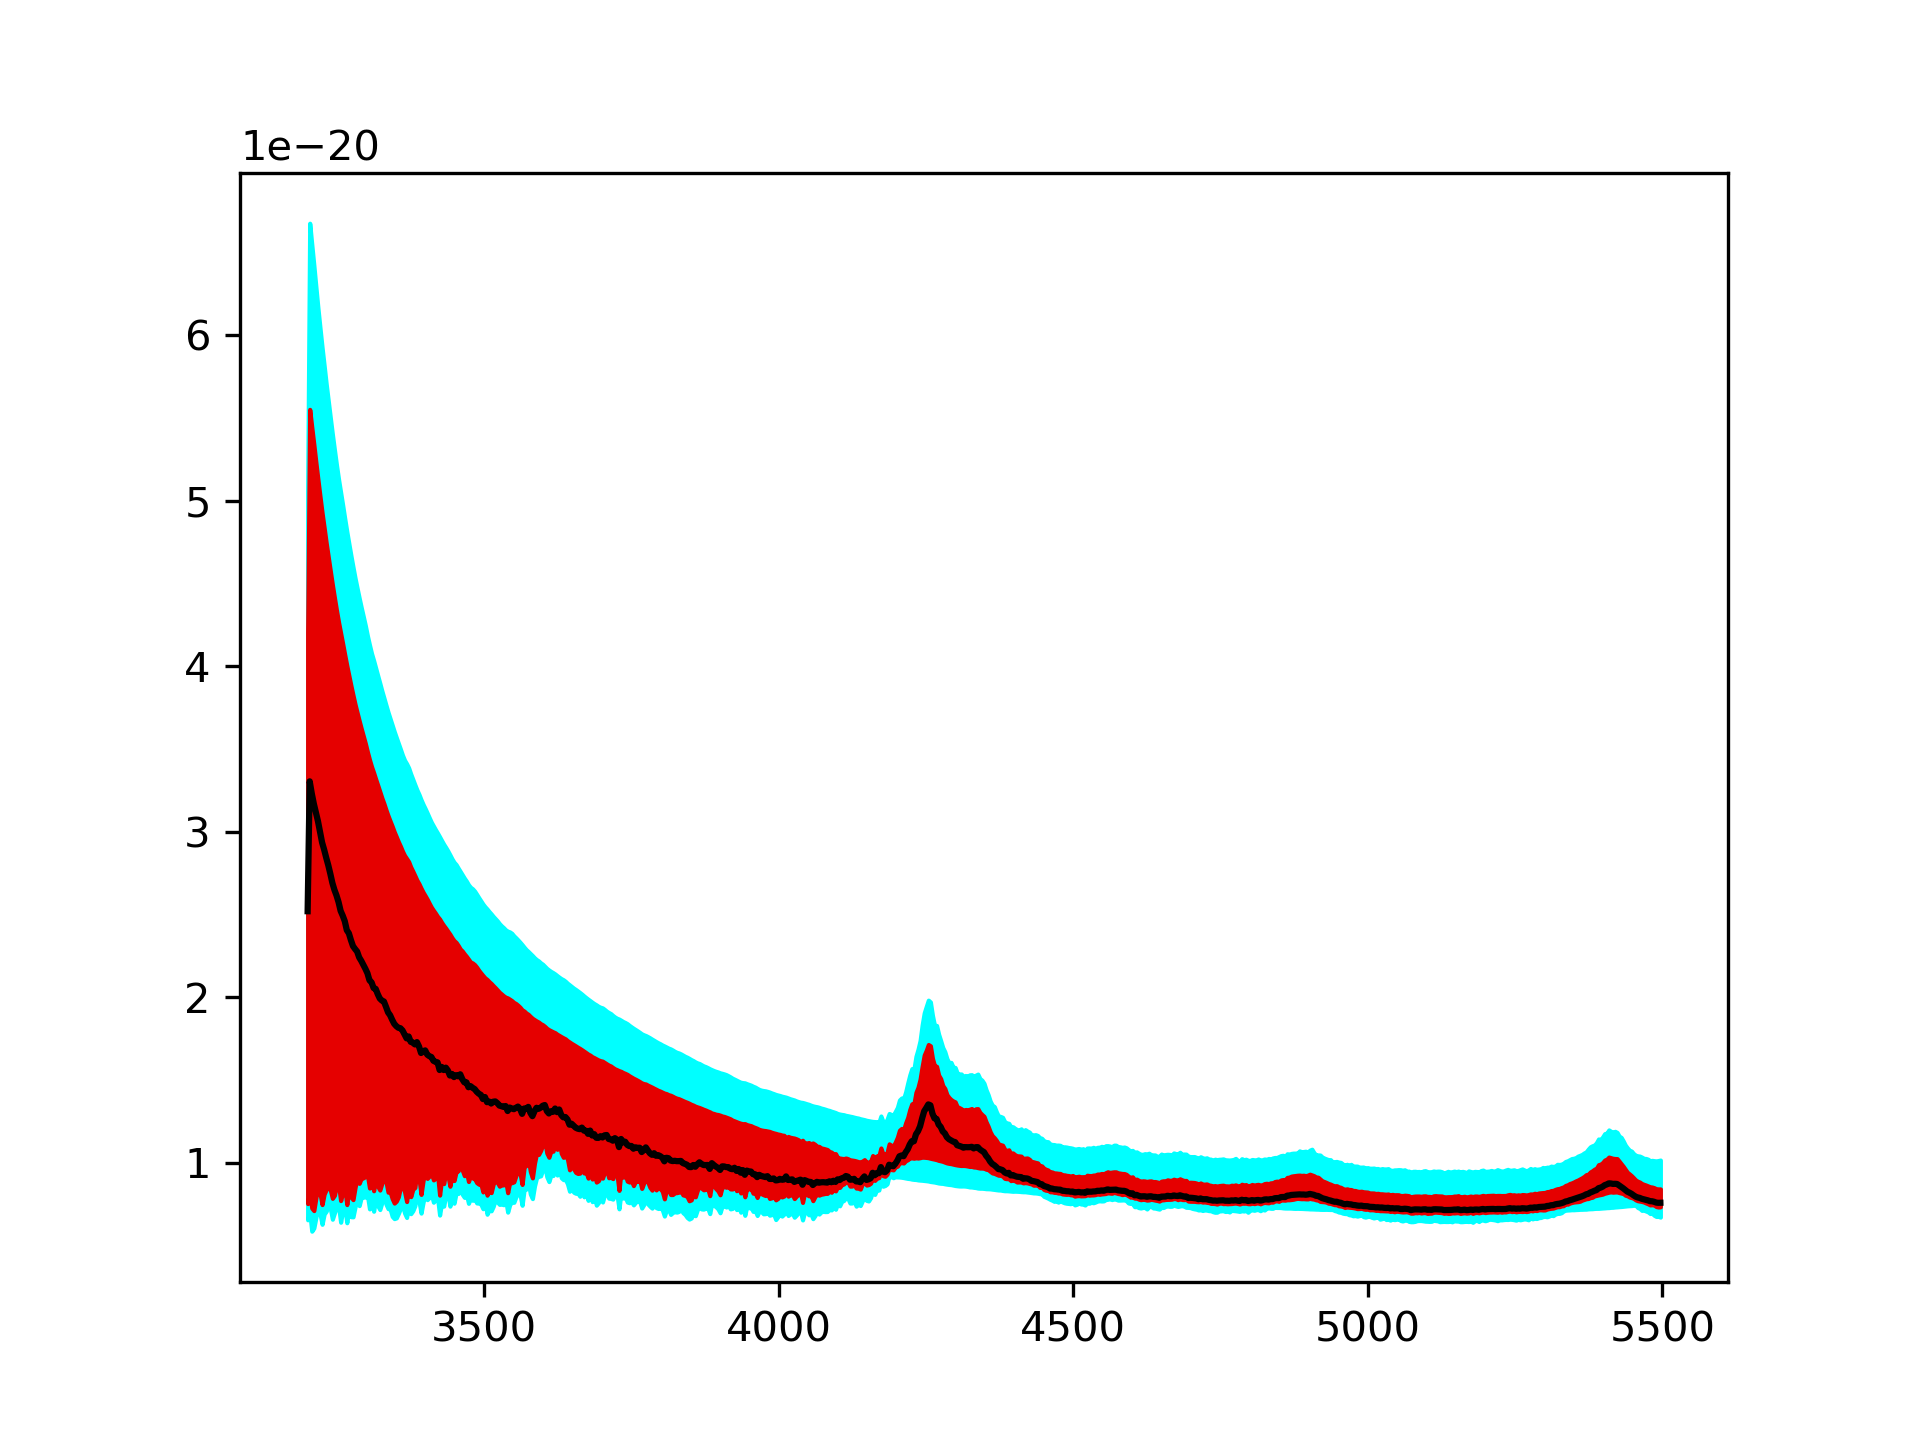

Here is the Python script that generated this plot:
#!/usr/bin/env python 

import warnings
warnings.simplefilter("ignore")

import numpy as np
import matplotlib.pyplot as plt

from Fake_LRIS_Spec import Fake_LRIS_Spec
from Spec_pipeline.Spec_Reader.Spec import Spec

import sys

def get_error(x,xbf,cf=68.3):
    xlow = np.percentile(x[x<xbf], 100.-cf)
    xhig = np.percentile(x[x>xbf], cf)
    return xlow, xhig



#Create the fake object.
fake_spec_b = Fake_LRIS_Spec('blue',Vmag=24.0,z=2.5)

#Now, starting from the Spec object, recreate an LRIS spectrum to
#find the best-fit spectrum.
lris_b = Spec('fake_qso_blue',fake_spec_b.z)

#Load the basic information.
lris_b.RT    = np.copy(fake_spec_b.RT)*fake_spec_b.RT.unit
lris_b.dlam  = np.copy(fake_spec_b.dlam)*fake_spec_b.dlam.unit
lris_b.texp  = np.copy(fake_spec_b.texp)*fake_spec_b.texp.unit
lris_b.RON   = np.copy(fake_spec_b.RON)

#Copy the wavelength range, sky spectra and sensisitivity curve.
lris_b.lam_obs  = np.copy(fake_spec_b.lam_obs)*fake_spec_b.lam_obs.unit
lris_b.flam_sky = np.copy(fake_spec_b.flam_sky)*fake_spec_b.flam_sky.unit
lris_b.sens     = np.copy(fake_spec_b.sens)*fake_spec_b.sens.unit

#Set the switch to not save the error spectrum.
lris_b.save_err = False
lris_b.spec_err_name = "err.fake_qso_b.dat"

cato = open("err_b_comp.dat","w")
nrep = 1000
cato.write("{0:d} {1:d}\n".format(nrep,len(lris_b.lam_obs)))
np.savetxt(cato,lris_b.lam_obs.value)
for k in range(nrep):
    sys.stderr.write("\r{0:3d}".format(k))
    lris_b.flam = fake_spec_b.gen_obs_spec()
    np.savetxt(cato,lris_b.flam_err.value)
    del lris_b._flam_err
print()
cato.close()

cat = open("err_b_comp.dat")
nrep, nlam = [int(float(ix)) for ix in cat.readline().split()]
cat.close()

data = np.loadtxt("err_b_comp.dat",skiprows=1)
lam = data[:nlam]
flam_err_min = data[nlam:nlam*2]
flam_err_max = data[nlam:nlam*2]
for i in range(1,nrep):
    flam_err = data[nlam*(i+1):nlam*(i+2)]
    flam_err_min = np.where(flam_err<flam_err_min,flam_err,flam_err_min)
    flam_err_max = np.where(flam_err>flam_err_max,flam_err,flam_err_max)

flam_err_low = np.zeros(nlam)
flam_err_hig = np.zeros(nlam)
for k in range(nlam):
    flam_err_use = data[nlam+k::nlam]
    flam_err_low[k], flam_err_hig[k] = get_error(flam_err_use, 
                                                 fake_spec_b.flam_err[k].value,
                                                 cf=68.3)

plt.fill_between(lam,flam_err_min,flam_err_max,color='xkcd:cyan',alpha=1.0)
plt.fill_between(lam,flam_err_low,flam_err_hig,color='xkcd:red',alpha=1.0)
plt.plot(fake_spec_b.lam_obs, fake_spec_b.flam_err, '-k')
#plt.show()
plt.savefig("compare_b.png",dpi=300)
